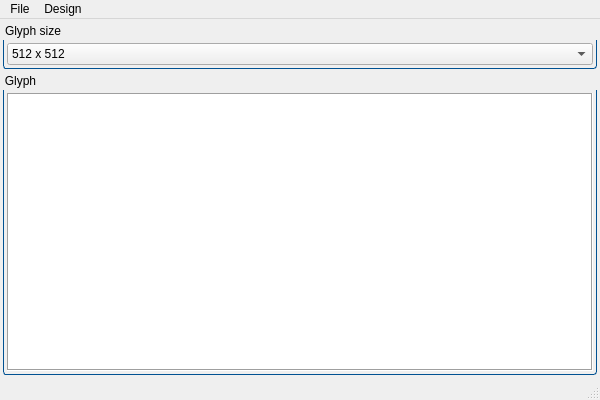
<?xml version="1.0" encoding="UTF-8"?>
<ui version="4.0">
 <class>GGlyphMakerClass</class>
 <widget class="QMainWindow" name="GGlyphMakerClass">
  <property name="geometry">
   <rect>
    <x>0</x>
    <y>0</y>
    <width>600</width>
    <height>400</height>
   </rect>
  </property>
  <property name="windowTitle">
   <string>GGlyphMaker</string>
  </property>
  <property name="styleSheet">
   <string notr="true">QGroupBox
{
	background-color:transparent;
    border-bottom-left-radius: 3px;
    border-bottom-right-radius: 3px;
    border: 1px solid #005192;
    border-top: none;
    margin-top: 18px;
}
 
QGroupBox::title
{
	subcontrol-origin: margin;	
    background:url(:/assets/subWindowBackground);
    border-top-left-radius: 3px;
    border-top-right-radius: 3px;
    border: 1px solid #005192;
    border-bottom: none;
   background-color: qlineargradient(x1: 0, y1: 0, x2: 0, y2: 1, stop: 0 #005192, stop: 1 #002f60);
    padding: 2 5000 2 2; /* some large value, as QGrouBox actual width is not known */
    color: white; 
}
</string>
  </property>
  <widget class="QWidget" name="centralWidget">
   <layout class="QGridLayout" name="gridLayout_3">
    <property name="leftMargin">
     <number>3</number>
    </property>
    <property name="topMargin">
     <number>3</number>
    </property>
    <property name="rightMargin">
     <number>3</number>
    </property>
    <property name="bottomMargin">
     <number>3</number>
    </property>
    <property name="spacing">
     <number>3</number>
    </property>
    <item row="0" column="0">
     <widget class="QGroupBox" name="groupBox_2">
      <property name="title">
       <string>Glyph size</string>
      </property>
      <layout class="QGridLayout" name="gridLayout">
       <property name="leftMargin">
        <number>3</number>
       </property>
       <property name="topMargin">
        <number>3</number>
       </property>
       <property name="rightMargin">
        <number>3</number>
       </property>
       <property name="bottomMargin">
        <number>3</number>
       </property>
       <property name="spacing">
        <number>3</number>
       </property>
       <item row="0" column="0">
        <widget class="QComboBox" name="glyphSize">
         <property name="currentIndex">
          <number>1</number>
         </property>
         <item>
          <property name="text">
           <string>256 x 256</string>
          </property>
         </item>
         <item>
          <property name="text">
           <string>512 x 512</string>
          </property>
         </item>
         <item>
          <property name="text">
           <string>1024 x 1024</string>
          </property>
         </item>
         <item>
          <property name="text">
           <string>2048 x 2048</string>
          </property>
         </item>
         <item>
          <property name="text">
           <string>4096 x 4096</string>
          </property>
         </item>
         <item>
          <property name="text">
           <string>8192 x 8192</string>
          </property>
         </item>
        </widget>
       </item>
      </layout>
     </widget>
    </item>
    <item row="1" column="0">
     <widget class="QGroupBox" name="groupBox">
      <property name="title">
       <string>Glyph</string>
      </property>
      <layout class="QGridLayout" name="gridLayout_2">
       <property name="leftMargin">
        <number>3</number>
       </property>
       <property name="topMargin">
        <number>3</number>
       </property>
       <property name="rightMargin">
        <number>3</number>
       </property>
       <property name="bottomMargin">
        <number>3</number>
       </property>
       <property name="spacing">
        <number>3</number>
       </property>
       <item row="0" column="0">
        <widget class="QGraphicsView" name="glyphView">
         <property name="frameShape">
          <enum>QFrame::Box</enum>
         </property>
         <property name="backgroundBrush">
          <brush brushstyle="NoBrush">
           <color alpha="255">
            <red>0</red>
            <green>0</green>
            <blue>0</blue>
           </color>
          </brush>
         </property>
         <property name="foregroundBrush">
          <brush brushstyle="NoBrush">
           <color alpha="255">
            <red>255</red>
            <green>255</green>
            <blue>255</blue>
           </color>
          </brush>
         </property>
         <property name="renderHints">
          <set>QPainter::Antialiasing|QPainter::HighQualityAntialiasing|QPainter::SmoothPixmapTransform|QPainter::TextAntialiasing</set>
         </property>
         <property name="dragMode">
          <enum>QGraphicsView::ScrollHandDrag</enum>
         </property>
        </widget>
       </item>
      </layout>
     </widget>
    </item>
   </layout>
  </widget>
  <widget class="QMenuBar" name="menuBar">
   <property name="geometry">
    <rect>
     <x>0</x>
     <y>0</y>
     <width>600</width>
     <height>21</height>
    </rect>
   </property>
   <widget class="QMenu" name="menuFile">
    <property name="title">
     <string>File</string>
    </property>
    <addaction name="actionSave"/>
    <addaction name="separator"/>
    <addaction name="actionExit"/>
   </widget>
   <widget class="QMenu" name="menuDesign">
    <property name="title">
     <string>Design</string>
    </property>
    <addaction name="actionFont"/>
    <addaction name="actionAuto_font_size"/>
    <addaction name="separator"/>
    <addaction name="actionTransparent_background"/>
    <addaction name="actionBackground_color"/>
    <addaction name="separator"/>
    <addaction name="actionForeground_color"/>
   </widget>
   <addaction name="menuFile"/>
   <addaction name="menuDesign"/>
  </widget>
  <widget class="QStatusBar" name="statusBar"/>
  <action name="actionSave">
   <property name="text">
    <string>Save</string>
   </property>
  </action>
  <action name="actionExit">
   <property name="text">
    <string>Exit</string>
   </property>
  </action>
  <action name="actionFont">
   <property name="text">
    <string>Font</string>
   </property>
  </action>
  <action name="actionAuto_font_size">
   <property name="checkable">
    <bool>true</bool>
   </property>
   <property name="checked">
    <bool>true</bool>
   </property>
   <property name="enabled">
    <bool>true</bool>
   </property>
   <property name="text">
    <string>Auto font size</string>
   </property>
  </action>
  <action name="actionTransparent_background">
   <property name="checkable">
    <bool>true</bool>
   </property>
   <property name="checked">
    <bool>true</bool>
   </property>
   <property name="text">
    <string>Transparent background</string>
   </property>
  </action>
  <action name="actionBackground_color">
   <property name="enabled">
    <bool>true</bool>
   </property>
   <property name="text">
    <string>Background color</string>
   </property>
  </action>
  <action name="actionForeground_color">
   <property name="text">
    <string>Forground color</string>
   </property>
  </action>
 </widget>
 <layoutdefault spacing="6" margin="11"/>
 <resources>
  <include location="gglyphmaker.qrc"/>
 </resources>
 <connections/>
</ui>
